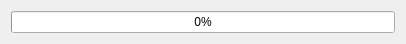
<?xml version="1.0" encoding="UTF-8"?>
<ui version="4.0">
 <class>SendDlg</class>
 <widget class="QDialog" name="SendDlg">
  <property name="geometry">
   <rect>
    <x>0</x>
    <y>0</y>
    <width>406</width>
    <height>41</height>
   </rect>
  </property>
  <property name="windowTitle">
   <string>发送进度</string>
  </property>
  <layout class="QHBoxLayout" name="horizontalLayout">
   <item>
    <widget class="QProgressBar" name="progressBar">
     <property name="value">
      <number>0</number>
     </property>
    </widget>
   </item>
  </layout>
 </widget>
 <layoutdefault spacing="6" margin="11"/>
 <resources/>
 <connections/>
</ui>
